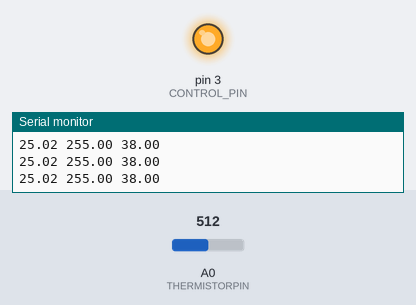
The program below on a simulated Arduino Nano, built with avr-gcc and run on an emulated ATmega328P. Shown: output pins drawn as LEDs (lit = HIGH), the last lines printed to the serial monitor. The test bench sets the inputs (shaded band); at power-on: A0 (THERMISTORPIN) = 512.

Above: at 1.2 s.
1.3 s: A0 (THERMISTORPIN) set to 414
2.8 s: A0 (THERMISTORPIN) set to 399
At 3.4 s:
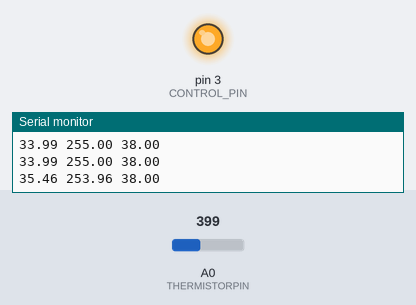
4.5 s: A0 (THERMISTORPIN) set to 306
At 4.8 s:
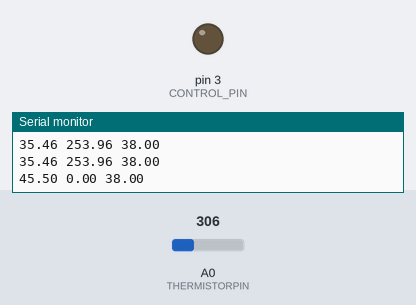
Timing chart, 0 to 7.5 s (numbered marks = the images above; inputs shaded):
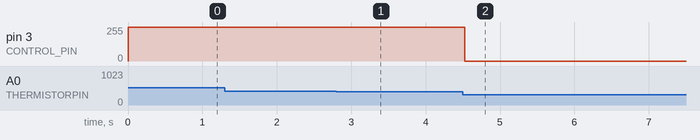

The program:

main.cpp
```cpp
#include <Arduino.h>


// include libraries we need
#include <OneWire.h>
// #include <DallasTemperature.h>

// #define ONE_WIRE_BUS 2 // temp. sensor connected on D2
#define CONTROL_PIN 3 // relay controlled via D3

// which analog pin to connect
#define THERMISTORPIN A0
// resistance at 25 degrees C
#define THERMISTORNOMINAL 10000
// temp. for nominal resistance (almost always 25 C)
#define TEMPERATURENOMINAL 25
// how many samples to take and average, more takes longer
// but is more 'smooth'
#define NUMSAMPLES 5
// The beta coefficient of the thermistor (usually 3000-4000)
#define BCOEFFICIENT 3960
// the value of the 'other' resistor
#define SERIESRESISTOR 9970

float currentTemp;
float targetTemperature = 38; // in Celcius, do not use more than 50!!!
float waterTemp; // temperature measured in anus

// PID variables
float err; // difference between measured and set point
float previous_err = 0;
float integral = 0;
float derivative = 0;
const unsigned char nInt = 20;
float errContainer[nInt];
unsigned char iErr; // runs from 1 to 10
const float pValue = 90.0; // proportional part of controller
const float dValue = 0; // differential part of controller
const float iValue = 10; // integral part of controller

float pwmValue = 0; // set initial heating to 0
int iPwmValue = 0; // inted pwm value

// create temperature sensor class member from library
// OneWire oneWire(ONE_WIRE_BUS);
// DallasTemperature TempSensor(&oneWire);


// function to read out smaller sensor placed in anus of animal
float getAnalogTemp(){
  float average = 0;
  // take N samples in a row and sum them up
  for (int i = 0; i< NUMSAMPLES; i++)
    average += analogRead(THERMISTORPIN);
  average /= NUMSAMPLES;

  // convert the value to resistance
  average = 1023 / average - 1;
  average = SERIESRESISTOR / average;

  waterTemp = average / THERMISTORNOMINAL;     // (R/Ro)
  waterTemp = log(waterTemp);                  // ln(R/Ro)
  waterTemp /= BCOEFFICIENT;                   // 1/B * ln(R/Ro)
  waterTemp += 1.0 / (TEMPERATURENOMINAL + 273.15); // + (1/To)
  waterTemp = 1.0 / waterTemp;                 // Invert
  waterTemp -= 273.15;                         // convert to C
  return waterTemp;
}

void setup(void) {
  Serial.begin(9600);
  analogReference(EXTERNAL);
  pinMode(CONTROL_PIN, OUTPUT); // set relay pin as digital output
  analogWrite(CONTROL_PIN, pwmValue);

  // reset error container to 0s
  for (iErr = 0; iErr < nInt; iErr++)
    errContainer[iErr] = 0;

  iErr = 0;
}


void loop(void) {

  waterTemp = getAnalogTemp();

  err = targetTemperature - waterTemp; // calculate error
  errContainer[iErr] = err;
  if (iErr >= nInt)
    iErr = 0;
  // calculate integral over last 10 measurements
  integral = 0;
  for(unsigned char i = 0; i < nInt; i++)
    integral += errContainer[i];
  // integral = integral + err; // update integral value

  derivative = err - previous_err; // update derivative error
  pwmValue = pValue * err + dValue * derivative + iValue * integral;
  previous_err = err;

  iPwmValue = pwmValue;
  if (pwmValue < 0){
    pwmValue = 0;
  }

  if (pwmValue > 255){
    pwmValue = 255;
  }

  analogWrite(CONTROL_PIN, pwmValue);

  Serial.print(waterTemp);
  Serial.print(" ");
  Serial.print(pwmValue);
  Serial.print(" ");
  Serial.println(targetTemperature);
  // Serial.println(targetTemperature);


  delay(500); // no need to check more than 2x per second...
}
```

Measured:
- after the input at 2.8 s, pin 3 (CONTROL_PIN): 255/255 → 253/255 after 0.22 s
- after the input at 4.5 s, pin 3 (CONTROL_PIN): 253/255 → 0/255 at once
